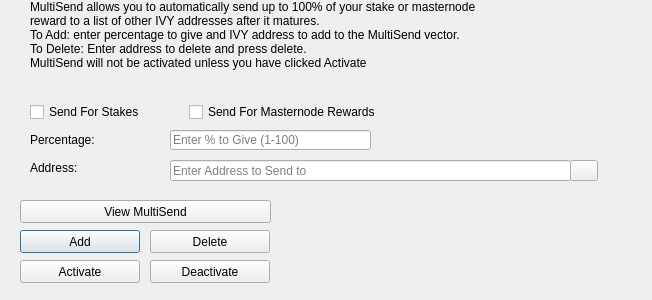
<?xml version="1.0" encoding="UTF-8"?>
<ui version="4.0">
 <class>MultiSendDialog</class>
 <widget class="QDialog" name="MultiSendDialog">
  <property name="windowModality">
   <enum>Qt::NonModal</enum>
  </property>
  <property name="geometry">
   <rect>
    <x>0</x>
    <y>0</y>
    <width>652</width>
    <height>300</height>
   </rect>
  </property>
  <property name="windowTitle">
   <string>MultiSend</string>
  </property>
  <widget class="QLineEdit" name="multiSendPercentEdit">
   <property name="geometry">
    <rect>
     <x>170</x>
     <y>130</y>
     <width>201</width>
     <height>20</height>
    </rect>
   </property>
   <property name="toolTip">
    <string>Enter whole numbers 1 - 100</string>
   </property>
   <property name="placeholderText">
    <string>Enter % to Give (1-100)</string>
   </property>
  </widget>
  <widget class="QLineEdit" name="multiSendAddressEdit">
   <property name="geometry">
    <rect>
     <x>170</x>
     <y>160</y>
     <width>401</width>
     <height>21</height>
    </rect>
   </property>
   <property name="toolTip">
    <string/>
   </property>
   <property name="placeholderText">
    <string>Enter Address to Send to</string>
   </property>
  </widget>
  <widget class="QLabel" name="label_2">
   <property name="geometry">
    <rect>
     <x>30</x>
     <y>0</y>
     <width>451</width>
     <height>121</height>
    </rect>
   </property>
   <property name="lineWidth">
    <number>1</number>
   </property>
   <property name="text">
    <string>MultiSend allows you to automatically send up to 100% of your stake or masternode reward to a list of other IVY addresses after it matures.
To Add: enter percentage to give and IVY address to add to the MultiSend vector.
To Delete: Enter address to delete and press delete.
MultiSend will not be activated unless you have clicked Activate</string>
   </property>
   <property name="alignment">
    <set>Qt::AlignLeading|Qt::AlignLeft|Qt::AlignTop</set>
   </property>
   <property name="wordWrap">
    <bool>true</bool>
   </property>
  </widget>
  <widget class="QLabel" name="message">
   <property name="geometry">
    <rect>
     <x>290</x>
     <y>200</y>
     <width>351</width>
     <height>91</height>
    </rect>
   </property>
   <property name="text">
    <string/>
   </property>
  </widget>
  <widget class="QPushButton" name="addButton">
   <property name="geometry">
    <rect>
     <x>20</x>
     <y>230</y>
     <width>120</width>
     <height>23</height>
    </rect>
   </property>
   <property name="toolTip">
    <string/>
   </property>
   <property name="statusTip">
    <string>Add to MultiSend Vector</string>
   </property>
   <property name="text">
    <string>Add</string>
   </property>
  </widget>
  <widget class="QPushButton" name="disableButton">
   <property name="geometry">
    <rect>
     <x>150</x>
     <y>260</y>
     <width>120</width>
     <height>23</height>
    </rect>
   </property>
   <property name="statusTip">
    <string>Deactivate MultiSend</string>
   </property>
   <property name="text">
    <string>Deactivate</string>
   </property>
  </widget>
  <widget class="QPushButton" name="addressBookButton">
   <property name="geometry">
    <rect>
     <x>570</x>
     <y>160</y>
     <width>28</width>
     <height>21</height>
    </rect>
   </property>
   <property name="toolTip">
    <string>Choose an address from the address book</string>
   </property>
   <property name="text">
    <string/>
   </property>
   <property name="icon">
    <iconset resource="../ivy.qrc">
     <normaloff>:/icons/address-book</normaloff>:/icons/address-book</iconset>
   </property>
   <property name="shortcut">
    <string>Alt+A</string>
   </property>
   <property name="autoDefault">
    <bool>false</bool>
   </property>
  </widget>
  <widget class="QLabel" name="label">
   <property name="geometry">
    <rect>
     <x>30</x>
     <y>130</y>
     <width>121</width>
     <height>20</height>
    </rect>
   </property>
   <property name="toolTip">
    <string>Percentage of stake to send</string>
   </property>
   <property name="text">
    <string>Percentage:</string>
   </property>
  </widget>
  <widget class="QLabel" name="label_5">
   <property name="geometry">
    <rect>
     <x>30</x>
     <y>160</y>
     <width>111</width>
     <height>16</height>
    </rect>
   </property>
   <property name="toolTip">
    <string>Address to send portion of stake to</string>
   </property>
   <property name="text">
    <string>Address:</string>
   </property>
  </widget>
  <widget class="QPushButton" name="deleteButton">
   <property name="geometry">
    <rect>
     <x>150</x>
     <y>230</y>
     <width>120</width>
     <height>23</height>
    </rect>
   </property>
   <property name="toolTip">
    <string/>
   </property>
   <property name="statusTip">
    <string>Delete Address From MultiSend Vector</string>
   </property>
   <property name="text">
    <string>Delete</string>
   </property>
  </widget>
  <widget class="QPushButton" name="activateButton">
   <property name="geometry">
    <rect>
     <x>20</x>
     <y>260</y>
     <width>120</width>
     <height>23</height>
    </rect>
   </property>
   <property name="statusTip">
    <string>Activate MultiSend</string>
   </property>
   <property name="text">
    <string>Activate</string>
   </property>
  </widget>
  <widget class="QPushButton" name="viewButton">
   <property name="geometry">
    <rect>
     <x>20</x>
     <y>200</y>
     <width>251</width>
     <height>23</height>
    </rect>
   </property>
   <property name="toolTip">
    <string/>
   </property>
   <property name="statusTip">
    <string>View MultiSend Vector</string>
   </property>
   <property name="text">
    <string>View MultiSend</string>
   </property>
  </widget>
  <widget class="QWidget" name="horizontalLayoutWidget">
   <property name="geometry">
    <rect>
     <x>30</x>
     <y>100</y>
     <width>351</width>
     <height>24</height>
    </rect>
   </property>
   <layout class="QHBoxLayout" name="horizontalLayout">
    <item>
     <widget class="QCheckBox" name="multiSendStakeCheckBox">
      <property name="text">
       <string>Send For Stakes</string>
      </property>
     </widget>
    </item>
    <item>
     <widget class="QCheckBox" name="multiSendMasternodeCheckBox">
      <property name="text">
       <string>Send For Masternode Rewards</string>
      </property>
     </widget>
    </item>
   </layout>
  </widget>
 </widget>
 <resources>
  <include location="../ivy.qrc"/>
 </resources>
 <connections/>
</ui>
